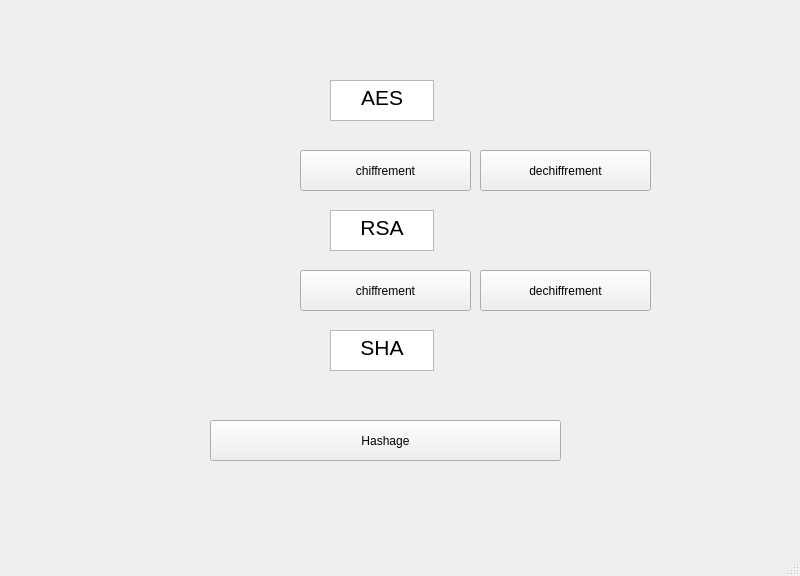
<?xml version="1.0" encoding="UTF-8"?>
<ui version="4.0">
 <class>MainWindow</class>
 <widget class="QMainWindow" name="MainWindow">
  <property name="geometry">
   <rect>
    <x>0</x>
    <y>0</y>
    <width>800</width>
    <height>576</height>
   </rect>
  </property>
  <property name="windowTitle">
   <string>MainWindow</string>
  </property>
  <widget class="QWidget" name="centralwidget">
   <widget class="QPushButton" name="btn_sha">
    <property name="geometry">
     <rect>
      <x>210</x>
      <y>420</y>
      <width>351</width>
      <height>41</height>
     </rect>
    </property>
    <property name="text">
     <string>Hashage</string>
    </property>
   </widget>
   <widget class="QPushButton" name="btn_dechif_rsa">
    <property name="geometry">
     <rect>
      <x>480</x>
      <y>270</y>
      <width>171</width>
      <height>41</height>
     </rect>
    </property>
    <property name="text">
     <string>dechiffrement</string>
    </property>
   </widget>
   <widget class="QPushButton" name="btn_chif_rsa">
    <property name="geometry">
     <rect>
      <x>300</x>
      <y>270</y>
      <width>171</width>
      <height>41</height>
     </rect>
    </property>
    <property name="text">
     <string>chiffrement</string>
    </property>
   </widget>
   <widget class="QPushButton" name="btn_dechif_aes">
    <property name="geometry">
     <rect>
      <x>480</x>
      <y>150</y>
      <width>171</width>
      <height>41</height>
     </rect>
    </property>
    <property name="text">
     <string>dechiffrement</string>
    </property>
   </widget>
   <widget class="QPushButton" name="btn_chif_aes">
    <property name="geometry">
     <rect>
      <x>300</x>
      <y>150</y>
      <width>171</width>
      <height>41</height>
     </rect>
    </property>
    <property name="text">
     <string>chiffrement</string>
    </property>
   </widget>
   <widget class="QTextEdit" name="TXT_sha">
    <property name="geometry">
     <rect>
      <x>330</x>
      <y>330</y>
      <width>104</width>
      <height>41</height>
     </rect>
    </property>
    <property name="html">
     <string>&lt;!DOCTYPE HTML PUBLIC &quot;-//W3C//DTD HTML 4.0//EN&quot; &quot;http://www.w3.org/TR/REC-html40/strict.dtd&quot;&gt;
&lt;html&gt;&lt;head&gt;&lt;meta name=&quot;qrichtext&quot; content=&quot;1&quot; /&gt;&lt;meta charset=&quot;utf-8&quot; /&gt;&lt;style type=&quot;text/css&quot;&gt;
p, li { white-space: pre-wrap; }
hr { height: 1px; border-width: 0; }
li.unchecked::marker { content: &quot;\2610&quot;; }
li.checked::marker { content: &quot;\2612&quot;; }
&lt;/style&gt;&lt;/head&gt;&lt;body style=&quot; font-family:'Segoe UI'; font-size:9pt; font-weight:400; font-style:normal;&quot;&gt;
&lt;p align=&quot;center&quot; style=&quot; margin-top:0px; margin-bottom:0px; margin-left:0px; margin-right:0px; -qt-block-indent:0; text-indent:0px;&quot;&gt;&lt;span style=&quot; font-size:16pt;&quot;&gt;SHA&lt;/span&gt;&lt;/p&gt;&lt;/body&gt;&lt;/html&gt;</string>
    </property>
   </widget>
   <widget class="QTextEdit" name="TXT_aes">
    <property name="geometry">
     <rect>
      <x>330</x>
      <y>80</y>
      <width>104</width>
      <height>41</height>
     </rect>
    </property>
    <property name="html">
     <string>&lt;!DOCTYPE HTML PUBLIC &quot;-//W3C//DTD HTML 4.0//EN&quot; &quot;http://www.w3.org/TR/REC-html40/strict.dtd&quot;&gt;
&lt;html&gt;&lt;head&gt;&lt;meta name=&quot;qrichtext&quot; content=&quot;1&quot; /&gt;&lt;meta charset=&quot;utf-8&quot; /&gt;&lt;style type=&quot;text/css&quot;&gt;
p, li { white-space: pre-wrap; }
hr { height: 1px; border-width: 0; }
li.unchecked::marker { content: &quot;\2610&quot;; }
li.checked::marker { content: &quot;\2612&quot;; }
&lt;/style&gt;&lt;/head&gt;&lt;body style=&quot; font-family:'Segoe UI'; font-size:9pt; font-weight:400; font-style:normal;&quot;&gt;
&lt;p align=&quot;center&quot; style=&quot; margin-top:0px; margin-bottom:0px; margin-left:0px; margin-right:0px; -qt-block-indent:0; text-indent:0px;&quot;&gt;&lt;span style=&quot; font-size:16pt;&quot;&gt;AES&lt;/span&gt;&lt;/p&gt;&lt;/body&gt;&lt;/html&gt;</string>
    </property>
   </widget>
   <widget class="QTextEdit" name="TXT_rsa">
    <property name="geometry">
     <rect>
      <x>330</x>
      <y>210</y>
      <width>104</width>
      <height>41</height>
     </rect>
    </property>
    <property name="html">
     <string>&lt;!DOCTYPE HTML PUBLIC &quot;-//W3C//DTD HTML 4.0//EN&quot; &quot;http://www.w3.org/TR/REC-html40/strict.dtd&quot;&gt;
&lt;html&gt;&lt;head&gt;&lt;meta name=&quot;qrichtext&quot; content=&quot;1&quot; /&gt;&lt;meta charset=&quot;utf-8&quot; /&gt;&lt;style type=&quot;text/css&quot;&gt;
p, li { white-space: pre-wrap; }
hr { height: 1px; border-width: 0; }
li.unchecked::marker { content: &quot;\2610&quot;; }
li.checked::marker { content: &quot;\2612&quot;; }
&lt;/style&gt;&lt;/head&gt;&lt;body style=&quot; font-family:'Segoe UI'; font-size:9pt; font-weight:400; font-style:normal;&quot;&gt;
&lt;p align=&quot;center&quot; style=&quot; margin-top:0px; margin-bottom:0px; margin-left:0px; margin-right:0px; -qt-block-indent:0; text-indent:0px;&quot;&gt;&lt;span style=&quot; font-size:16pt;&quot;&gt;RSA&lt;/span&gt;&lt;/p&gt;&lt;/body&gt;&lt;/html&gt;</string>
    </property>
   </widget>
   <widget class="QLabel" name="label">
    <property name="geometry">
     <rect>
      <x>-10</x>
      <y>-10</y>
      <width>811</width>
      <height>561</height>
     </rect>
    </property>
    <property name="styleSheet">
     <string notr="true">image: url(:/youenntpapret.png);</string>
    </property>
    <property name="text">
     <string/>
    </property>
   </widget>
   <zorder>label</zorder>
   <zorder>btn_sha</zorder>
   <zorder>btn_dechif_rsa</zorder>
   <zorder>btn_chif_rsa</zorder>
   <zorder>btn_dechif_aes</zorder>
   <zorder>btn_chif_aes</zorder>
   <zorder>TXT_sha</zorder>
   <zorder>TXT_aes</zorder>
   <zorder>TXT_rsa</zorder>
  </widget>
  <widget class="QMenuBar" name="menubar">
   <property name="geometry">
    <rect>
     <x>0</x>
     <y>0</y>
     <width>800</width>
     <height>22</height>
    </rect>
   </property>
  </widget>
  <widget class="QStatusBar" name="statusbar"/>
 </widget>
 <resources/>
 <connections/>
</ui>
